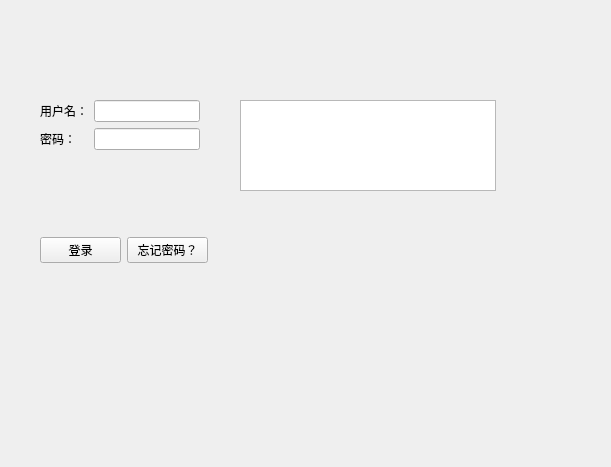
<?xml version="1.0" encoding="UTF-8"?>
<ui version="4.0">
 <class>login</class>
 <widget class="QWidget" name="login">
  <property name="geometry">
   <rect>
    <x>0</x>
    <y>0</y>
    <width>611</width>
    <height>467</height>
   </rect>
  </property>
  <property name="windowTitle">
   <string>login</string>
  </property>
  <widget class="QWidget" name="formLayoutWidget">
   <property name="geometry">
    <rect>
     <x>40</x>
     <y>100</y>
     <width>160</width>
     <height>80</height>
    </rect>
   </property>
   <layout class="QFormLayout" name="formLayout">
    <item row="0" column="0">
     <widget class="QLabel" name="label">
      <property name="text">
       <string>用户名：</string>
      </property>
     </widget>
    </item>
    <item row="0" column="1">
     <widget class="QLineEdit" name="lineEdit_2"/>
    </item>
    <item row="1" column="1">
     <widget class="QLineEdit" name="lineEdit_3"/>
    </item>
    <item row="1" column="0">
     <widget class="QLabel" name="label_2">
      <property name="text">
       <string>密码：</string>
      </property>
     </widget>
    </item>
    <item row="2" column="1">
     <spacer name="verticalSpacer">
      <property name="orientation">
       <enum>Qt::Vertical</enum>
      </property>
      <property name="sizeHint" stdset="0">
       <size>
        <width>20</width>
        <height>40</height>
       </size>
      </property>
     </spacer>
    </item>
   </layout>
  </widget>
  <widget class="QTextBrowser" name="textBrowser">
   <property name="geometry">
    <rect>
     <x>240</x>
     <y>100</y>
     <width>256</width>
     <height>91</height>
    </rect>
   </property>
  </widget>
  <widget class="QWidget" name="horizontalLayoutWidget">
   <property name="geometry">
    <rect>
     <x>40</x>
     <y>210</y>
     <width>168</width>
     <height>80</height>
    </rect>
   </property>
   <layout class="QHBoxLayout" name="horizontalLayout">
    <item>
     <widget class="QPushButton" name="pushButton">
      <property name="text">
       <string>登录</string>
      </property>
     </widget>
    </item>
    <item>
     <widget class="QPushButton" name="pushButton_2">
      <property name="text">
       <string>忘记密码？</string>
      </property>
     </widget>
    </item>
   </layout>
  </widget>
 </widget>
 <resources/>
 <connections/>
</ui>
